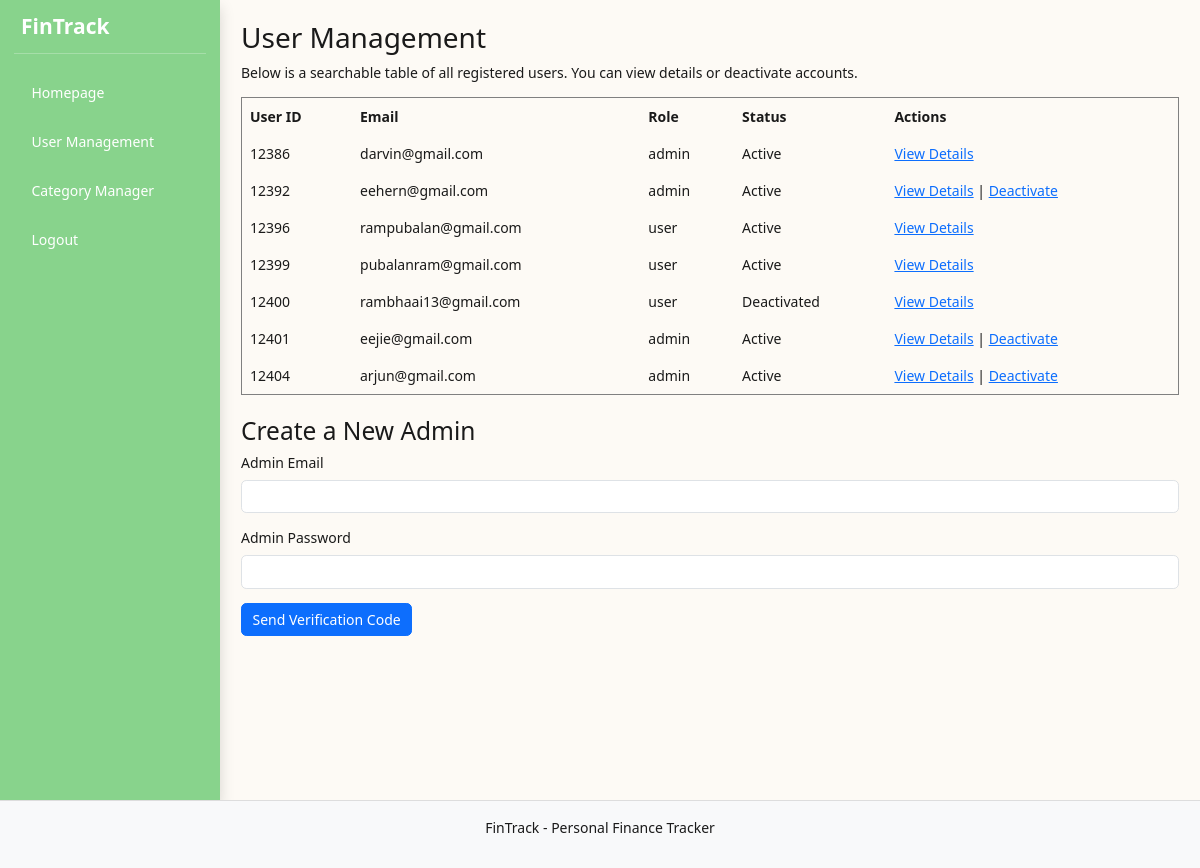
Before: /user-management.php (signed in) with the older database file.
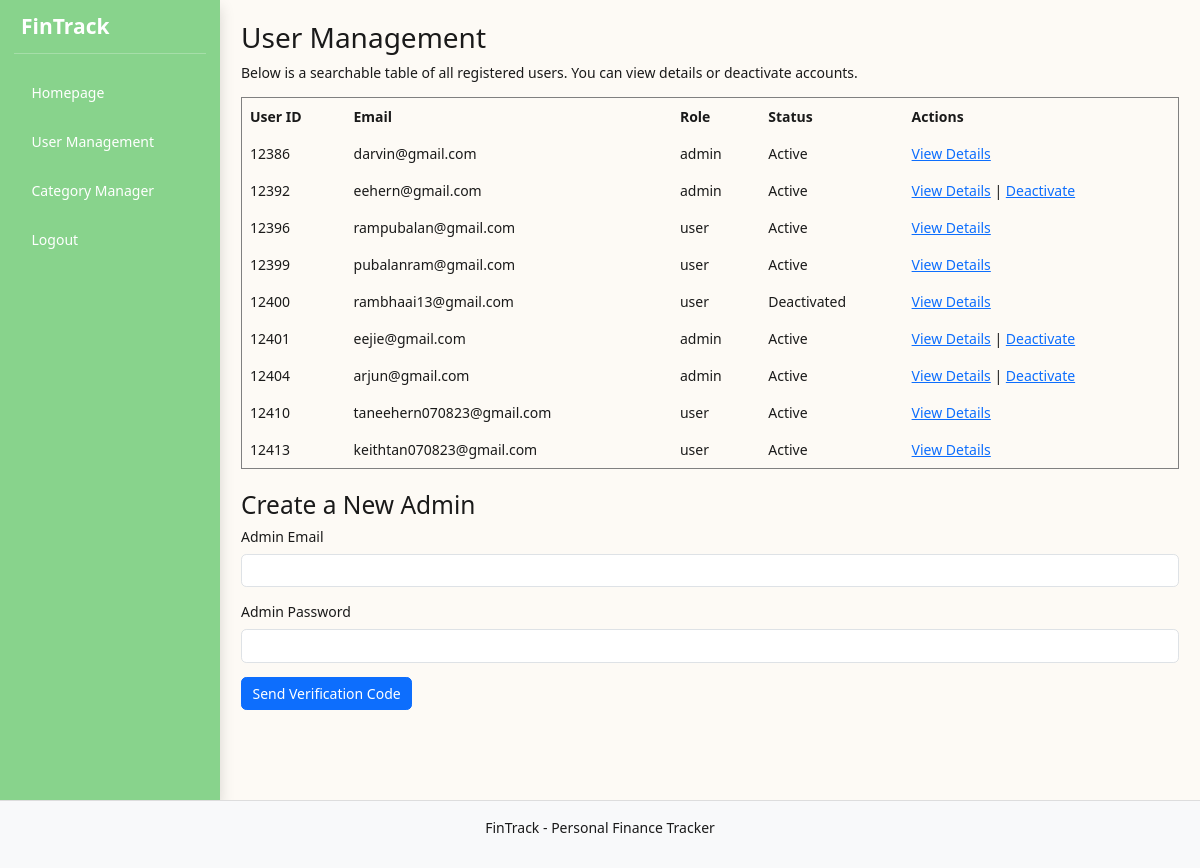
After: the same page with the newer database file.
### tables this page shows
CREATE TABLE `user` (
  `user_id` int(11) NOT NULL,
  `email` varchar(50) NOT NULL,
  `password` varchar(255) NOT NULL,
  `role` enum('admin','user') DEFAULT 'user',
  `verification_token` varchar(255) DEFAULT NULL,
  `is_verified` tinyint(1) DEFAULT 0,
  `setup_complete` int(11) NOT NULL DEFAULT 1,
  `created_at` datetime DEFAULT current_timestamp(),
  `last_login` datetime DEFAULT NULL
);

### user-management.php (the view, shortened to what this page needs)
<?php
include('db_connect.php');
$awaiting_code = isset($_SESSION['pending_admin']) && time() <= $_SESSION['pending_admin']['expires'];
$sql = "SELECT user_id, email, role, is_verified FROM user ORDER BY user_id ASC";
$result = mysqli_query($conn, $sql);
?>
<!DOCTYPE html>
<html lang="en">
<head>
    <link href="https://cdn.jsdelivr.net/npm/bootstrap@5.3.3/dist/css/bootstrap.min.css" rel="stylesheet">
    <link rel="stylesheet" href="assets/css/style.css">
</head>
<body>
<div id="wrapper" class="d-flex vh-100 w-100" style="overflow: hidden;">
    <?php include 'sidebar.php'; ?>
    <div id="page-content-wrapper" class="flex-grow-1 d-flex flex-column p-4" style="overflow: hidden;">
        <h2>User Management</h2>
        <p>Below is a searchable table of all registered users. You can view details or deactivate accounts.</p>
<table border="1" cellpadding="8" cellspacing="0">
    <thead>
        <tr>
            <th>User ID</th>
            <th>Email</th>
            <th>Role</th>
            <th>Status</th>
            <th>Actions</th>
        </tr>
    </thead>
    <tbody>
        <?php while($row = mysqli_fetch_assoc($result)): ?>
        <tr>
            <td><?php echo htmlspecialchars($row['user_id']); ?></td>
            <td><?php echo htmlspecialchars($row['email']); ?></td>
            <td><?php echo htmlspecialchars($row['role']); ?></td>
            <td><?php echo ((int)$row['is_verified'] === 0) ? 'Deactivated' : 'Active'; ?></td>
            <td>
                <a href="view-user.php?user_id=<?php echo urlencode($row['user_id']); ?>">View Details</a>
                <?php if ($row['role'] === 'admin' && intval($row['user_id']) !== intval($_SESSION['user_id'])): ?>
                    <?php if ((int)$row['is_verified'] === 1): ?>
                        | <a href="deactivate-user.php?user_id=<?php echo urlencode($row['user_id']); ?>" class="deactivate-link" data-user-id="<?php echo intval($row['user_id']); ?>" onclick="return confirm('Are you sure you want to deactivate this admin account?');">Deactivate</a>
                    <?php else: ?>
                        | <a href="activate-user.php?user_id=<?php echo urlencode($row['user_id']); ?>" class="activate-link" data-user-id="<?php echo intval($row['user_id']); ?>" onclick="return confirm('Are you sure you want to reactivate this admin account?');">Activate</a>
                    <?php endif; ?>
                <?php endif; ?>
            </td>
        </tr>
        <?php endwhile; ?>
    </tbody>
</table>
<div class="mt-4">
    <h3>Create a New Admin</h3>
    <?php if (!$awaiting_code): ?>
        <form method="POST" action="user-management.php">
            <div class="mb-3">
                <label for="admin_email" class="form-label">Admin Email</label>
                <input type="email" class="form-control" id="admin_email" name="admin_email" required>
            </div>
            <div class="mb-3">
                <label for="admin_password" class="form-label">Admin Password</label>
                <input type="password" class="form-control" id="admin_password" name="admin_password" required>
            </div>
            <button type="submit" name="request_code" class="btn btn-primary">Send Verification Code</button>
        </form>
    <?php endif; ?>
</div>
<?php include('footer.php'); ?>
</body>
</html>

### sidebar.php (shortened to what this page needs)
<div id="sidebar-wrapper" class="p-3 text-white shadow" style="width: 220px; flex-shrink: 0; background-color: var(--safe);">
    <h4 class="ps-2">FinTrack</h4>
    <hr>
    <div class="list-group list-group-flush">
        <?php if (!empty($_SESSION['role'])) { ?>
            <?php if ($_SESSION['role'] == "admin") { ?>
                <a href='index.php' class="nav-link text-white py-3">Homepage</a>
                <a href='user-management.php' class="nav-link text-white py-3">User Management</a>
                <a href='category.php' class="nav-link text-white py-3">Category Manager</a>
            <?php } ?>
            <a href='logout.php' class="nav-link text-white py-3">Logout</a>
        <?php } else { ?>
            <a href='index.php' class="nav-link text-white py-3">Home</a>
            <a href='login.php' class="nav-link text-white py-3">Login</a>
            <a href='signup.php' class="nav-link text-white py-3">Sign Up</a>
        <?php } ?>
    </div>
</div>

### footer.php
</div>
</div>
<footer style="text-align: center; padding: 16px; background: #f8f9fa; border-top: 1px solid #ddd;">
    <p>FinTrack - Personal Finance Tracker</p>
</footer>
</body>
</html>

### assets/css/style.css (style rules this page uses)
:root { --background-cream: #FDFAF5; --text-main: #1A1A1A; --border: #E0D7C6; --safe: #88D38C; --warning: #FFA81C; --danger: #CC1808; }
body { background-color: var(--background-cream) !important; color: var(--text-main); height: 100vh; overflow: hidden; }
#sidebar-wrapper .nav-link { padding-left: 1.25rem !important; padding-right: 1.25rem !important; display: block; transition: all 0.2s ease; }
#sidebar-wrapper h4 { color: #FFFFFF; font-weight: bold; }
#sidebar-wrapper { width: 16rem; height: 100vh; max }
#page-content-wrapper { padding: 1.5rem !important; width: calc(100% - 250px); height: 100vh; overflow: hidden; }
body, html { font-size: 14px; height: 100%; overflow: hidden; }

Changed rows visible on the page:
added user: user_id "12410", email "taneehern070823@gmail.com", role "user", is_verified "Active"
added user: user_id "12413", email "keithtan070823@gmail.com", role "user", is_verified "Active"
